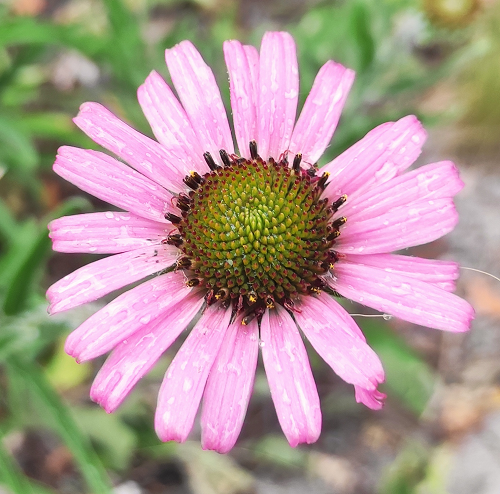
%> input picture Total Variational Denoising/data/flower.bmp, 500 x 494 px
$ octave main.m   (GNU Octave 9; MATLAB toolbox functions it lacks are replaced by stand-ins)
%> lines starting %> are read from the running program, lines starting %| are printed output that depends on the picture
### Total Variational Denoising/solve_rof_fista.m
%solve the Total Variational Denoising Problem with FISTA
function [ustar,F,G] = solve_rof_fista(img,g, lambda, term_maxiter, term_eps)
    [dim1, dim2] = size(g);

    % construct 2-dimensional gradient
    grad1 = diffop(dim1);
    grad2 = diffop(dim2);
    Grad = [kron(grad2,eye(dim1)); kron(eye(dim2),grad1)];

    %arrays for plotting
    F = zeros(term_maxiter,1);
    G = zeros(term_maxiter,1);

    % calculate smooth part of objective function for plotting
    cal_f = @(u)((1/2)*norm(u-g,2)^2);

    g = g(:); % vectorize matrix

    %initialize variables for iteration
    vk = zeros(numel(g)*2,1);
    wk = zeros(numel(g)*2,1);
    tk = 1;

    tau = 1/8; % step size, as norm of discrete Laplacian equals 8

    for k = 1:term_maxiter
        vkp1 = wk - tau * Grad * (Grad' * wk - (1/lambda) * g); % reparametrization of dual variable
        vkp1 = project_D(vkp1, dim1 * dim2, 2);
        delta = norm(vk-vkp1,+inf);

        %extrapolation
        tkp1 = (1 + sqrt(1 + 4*(tk^2)))/2;
        wk = vkp1 + (tk - 1)/tkp1 * (vkp1-vk);

        %track SNR and function value F(x_k)
        j = reshape(g - lambda * Grad' * vkp1,[dim1,dim2]);
        F(k) = snr(img,j-img);
        G(k) = cal_f(j) + lambda*cal_TV(j);
        disp(['SNR at iteration ' num2str(k) ' = ' num2str(F(k))]);
        %disp(['F[' num2str(k) '] = ' num2str(G(k))]);

        %update variables
        vk = vkp1;
        tk = tkp1;


        if (delta < term_eps)
            break;
        end
    end
    %return primal solution
    vstar = vkp1;
    ustar = g - lambda * Grad' * vstar;
    ustar = reshape(ustar,[dim1,dim2]);
end

function result = project_D(v, numpix, numdim)
    v = reshape(v, numpix, numdim);
    vnorms = sqrt(sum(v.^2,2));

    % find indices where ||v_i|| > 1
    ind = find(vnorms > 1);

    result = v;
    result(ind,1) = v(ind,1) ./ vnorms(ind);
    result(ind,2) = v(ind,2) ./ vnorms(ind);

    result = result(:);
end

### Total Variational Denoising/cal_TV.m
function result = cal_TV(g)
    [dim1, dim2] = size(g);
    g = g(:);
    grad1 = diffop(dim1);
    grad2 = diffop(dim2);
    Grad = [kron(grad2,eye(dim1)); kron(eye(dim2),grad1)];
    a = reshape(Grad*g,[dim1,dim2,2]);
    b = sqrt(sum(a.^2,3));
    c = sum(b(:));
    result = c;
end

### Total Variational Denoising/solve_rof_ista.m
%solve the Total Variational Denoising Problem with Proximal Gradient
function [ustar,F,G] = solve_rof(img, g, lambda, term_maxiter, term_eps)
    [dim1, dim2] = size(g);

    % construct 2-dimensional gradient
    grad1 = diffop(dim1);
    grad2 = diffop(dim2);
    Grad = [kron(grad2,eye(dim1)); kron(eye(dim2),grad1)];

    %arrays for plotting
    F = zeros(term_maxiter,1);
    G = zeros(term_maxiter,1);

    % calculate smooth part of objective function for plotting
    cal_f = @(u)((1/2)*norm(u-g,2)^2);

    g = g(:); % vectorize matrix

    %initialize variable for iteration
    vk = zeros(numel(g)*2,1);

    tau = 1/8; % step size, as norm of discrete Laplacian equals 8

    for k = 1:term_maxiter
        vkp1 = vk - tau * Grad * (Grad' * vk - (1/lambda) * g); % reparametrization of dual variable
        vkp1 = project_D(vkp1, dim1 * dim2, 2);
        delta = norm(vk-vkp1,+inf);

        %track SNR and function value F(x_k)
        j = reshape(g - lambda * Grad' * vkp1,[dim1,dim2]);
        F(k) = snr(img,j-img);
        G(k) = cal_f(j) + lambda*cal_TV(j);
        disp(['SNR at iteration ' num2str(k) ' = ' num2str(F(k))]);
        %disp(['F[' num2str(k) '] = ' num2str(G(k))]);

        %update variables
        vk = vkp1;

        if (delta < term_eps)
            break;
        end
    end
    %return primal solution
    vstar = vkp1;
    ustar = g - lambda * Grad' * vstar;
    ustar = reshape(ustar,[dim1,dim2]);
end

function result = project_D(v, numpix, numdim)
    v = reshape(v, numpix, numdim);
    vnorms = sqrt(sum(v.^2,2));

    % find indices where ||v_i|| > 1
    ind = find(vnorms > 1);

    result = v;
    result(ind,1) = v(ind,1) ./ vnorms(ind);
    result(ind,2) = v(ind,2) ./ vnorms(ind);

    result = result(:);
end

### Total Variational Denoising/diffop.m
% creates 1-dimensional sparse difference operator matrix for
% vectors with length n
function result = diffop(n)
    if (n < 1)
        error('n must be positive');
    end

    result = spdiags([-ones(n-1,1) ones(n-1,1); 0 1],0:1,n,n);
end

### Total Variational Denoising/main.m
  %import images
  img = double(rgb2gray(imread('data/flower.bmp')))/255.0;
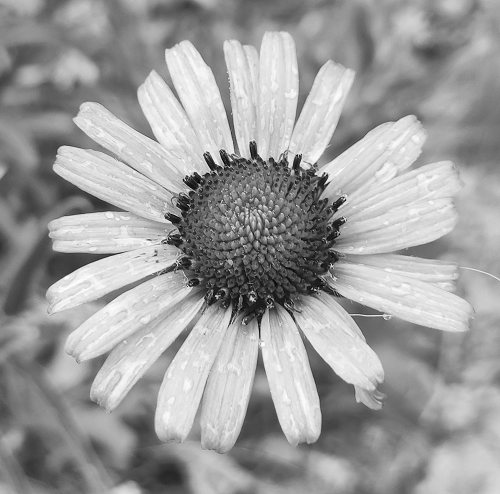
%> img: size 494x500 double; min 0.0157, max 1, mean 0.619
  [dim1, dim2] = size(img);
%> dim1 = 494; dim2 = 500

  %parameters
  niter = 30;   %Number of iterations
  sigma = .1;  %Gaussian noise level
  lambda = .1; %Regulaization parameter

  %show original image
  figure; imshow(img);
  imshow(img); title('input')
  pause

  %add noise
  imgn = img + randn(dim1,dim2)*sigma; figure; imshow(imgn);
%> after `imgn = img + randn(dim1,dim2)*sigma`:
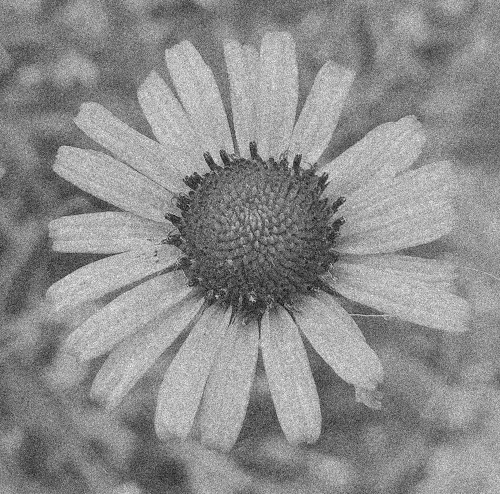
%> imgn: size 494x500 double; min -0.263, max 1.33, mean 0.619; drawn with min black and max white
%> after `imshow(imgn)`:
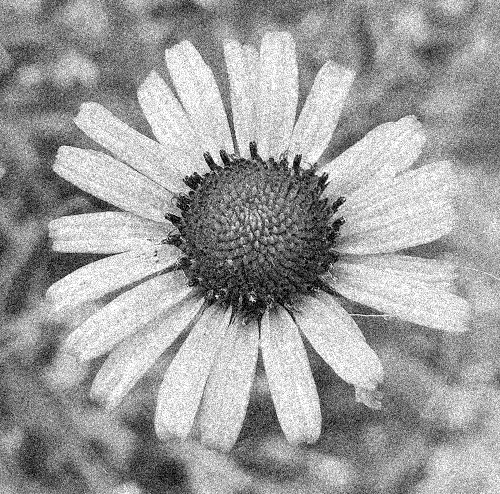
%> displayed picture: size 494x500, on the screen's scale of 0 to 255; min 0, max 255, mean 157.5
  title(['With noise, SNR = ' num2str(round(snr(img,imgn-img),2))]);
  pause

  %solve with FISTA
  [imgdn,F1,G1] = solve_rof_fista(img,imgn, lambda, niter,0);figure;imshow(imgdn);
%> the loop in solve_rof_fista, `for k = 1:term_maxiter` made 30 passes
%> delta on passes 1 to 12: 1, 0.474, 0.41, 0.336, 0.283, 0.271, 0.239, 0.221, 0.192, 0.191, 0.166, 0.166
%| SNR at iteration 1 = 20.968
%| SNR at iteration 2 = 22.8488
%| SNR at iteration 3 = 23.8844
%| SNR at iteration 4 = 24.3999
%| SNR at iteration 5 = 24.6741
%| SNR at iteration 6 = 24.8303
%| SNR at iteration 7 = 24.917
%| SNR at iteration 8 = 24.9605
%> (further printed lines are left out)
%> pass 1, in cal_TV, `b = sqrt(sum(a.^2,3));`:
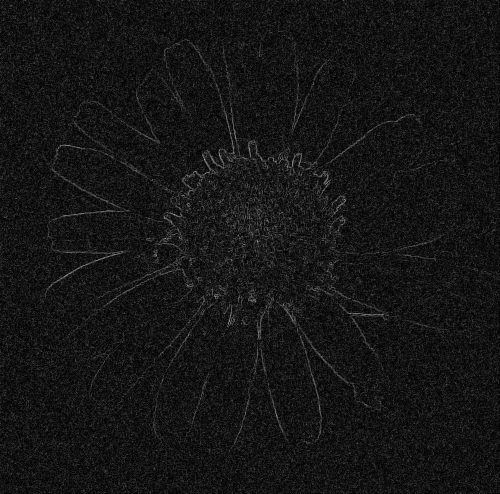
%> b: size 494x500 double; min 0, max 0.689, mean 0.0859
%> pass 2, in solve_rof_fista, `j = reshape(g - lambda * Grad' * vkp1,[dim1,dim2]);`:
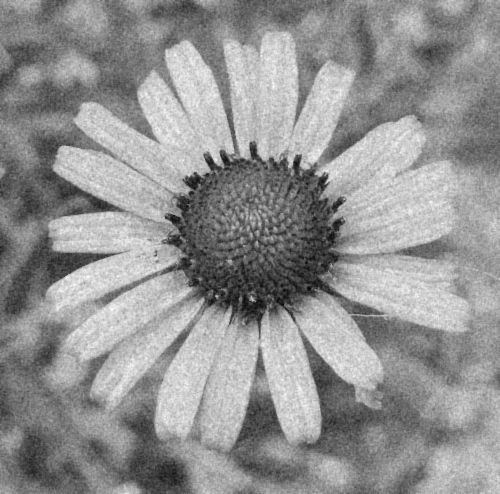
%> j: size 494x500 double; min -0.0295, max 1.1, mean 0.619; drawn with min black and max white
%> after the loop in solve_rof_fista, `for k = 1:term_maxiter`: F = 30 values, max 24.98 at index 9, min 20.97 at index 1, mean 24.59; G = 30 values, max 2127.5 at index 1, min 506.1 at index 30, mean 638.9
%> after `[imgdn,F1,G1] = solve_rof_fista(img,imgn, lambda, niter,0)`: F1 has the same summary as F in solve_rof_fista; G1 has the same summary as G in solve_rof_fista
  title(['FISTA, lambda = ' num2str(lambda) ', SNR = ' num2str(round(snr(img,imgdn-img),2))]);
  pause

  %solve with ISTA
  [imgdn,F2,G2] = solve_rof_ista(img,imgn, lambda, niter,0);figure;imshow(imgdn);
%> the loop in solve_rof, `for k = 1:term_maxiter` made 30 passes
%> delta on passes 1 to 12: 1, 0.474, 0.33, 0.249, 0.196, 0.177, 0.148, 0.137, 0.123, 0.0993, 0.097, 0.0914
%| SNR at iteration 1 = 20.968
%| SNR at iteration 2 = 22.8488
%| SNR at iteration 3 = 23.7048
%| SNR at iteration 4 = 24.1508
%| SNR at iteration 5 = 24.4154
%| SNR at iteration 6 = 24.5883
%| SNR at iteration 7 = 24.7082
%| SNR at iteration 8 = 24.7942
%> (further printed lines are left out)
%> after the loop in solve_rof, `for k = 1:term_maxiter`: F = 30 values, max 25.02 at index 19, min 20.97 at index 1, mean 24.67; G = 30 values, max 2127.5 at index 1, min 510.1 at index 30, mean 673.7
%> after `[imgdn,F2,G2] = solve_rof_ista(img,imgn, lambda, niter,0)`: F2 has the same summary as F in solve_rof; G2 has the same summary as G in solve_rof
  title(['Proximal Gradient, lambda = ' num2str(lambda) ', SNR = ' num2str(round(snr(img,imgdn-img),2))]);
  pause

  %plot SNR over iterations
  figure; plot([F1,F2]); xlabel('Iteration #');ylabel('SNR');legend({'FISTA','Proximal Gradient'},'Location','southeast');title('SNR');
%> after `title('SNR')`:
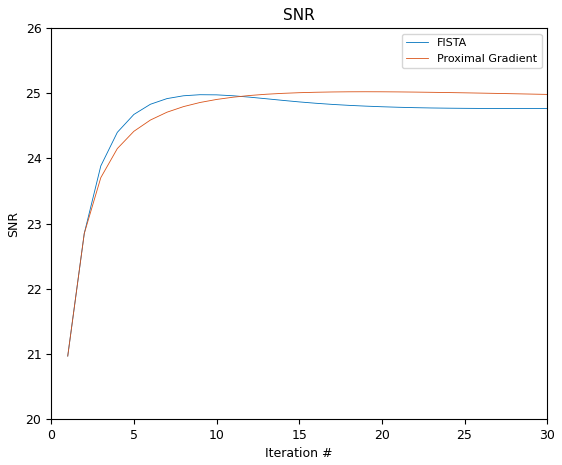
%> figure redrawn from the program's plot data; curve peaks at x = 9, y = 24.98; curve peaks at x = 19, y = 25.02
  pause

  %plot function values over iterations
  figure; plot([G1,G2]); xlabel('Iteration #');ylabel('F(x_k)');legend('FISTA','Proximal Gradient');title('Objective Function');set(gca, 'YScale', 'log');
%> after `set(gca, 'YScale', 'log')`:
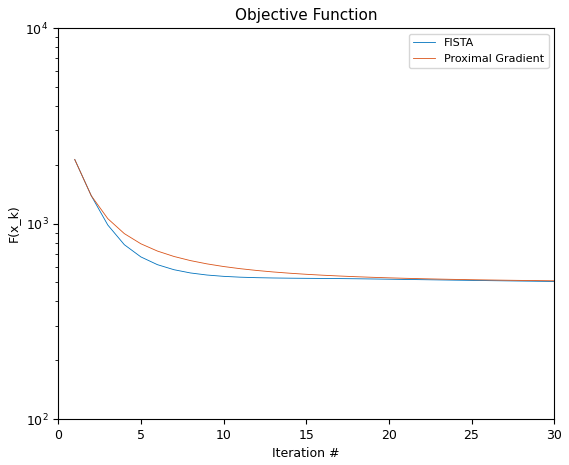
%> figure redrawn from the program's plot data; curve peaks at x = 1, y = 2127.5
